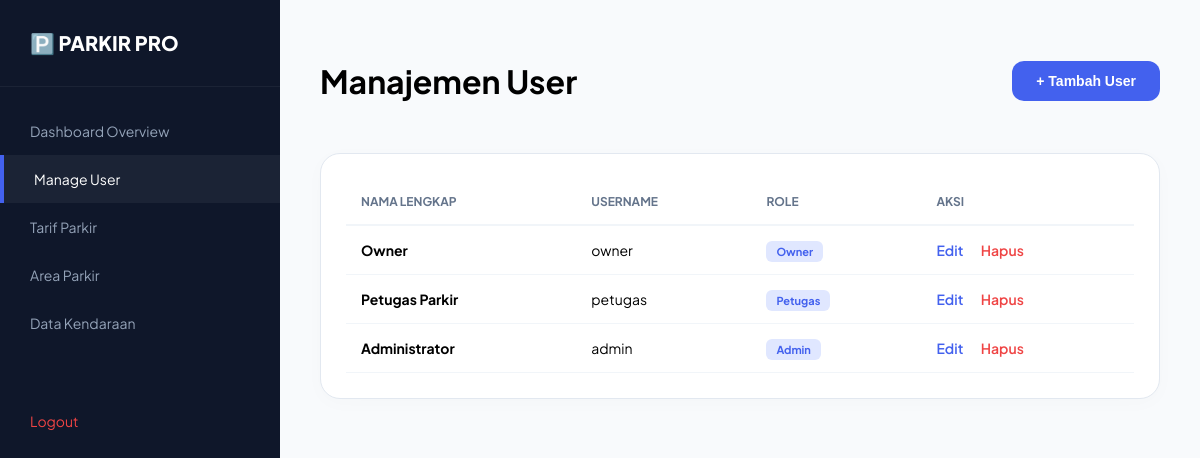
The page /Manage_user.php (signed in) on the database its author committed.
### tables this page shows
CREATE TABLE `tb_user` (
  `id_user` int(11) NOT NULL,
  `nama_lengkap` varchar(100) DEFAULT NULL,
  `username` varchar(50) NOT NULL,
  `password` varchar(255) NOT NULL,
  `role` varchar(50) NOT NULL,
  `status_aktif` tinyint(1) DEFAULT 1
);

### Manage_user.php (the view, shortened to what this page needs)
<?php
include 'koneksi.php';
$users = mysqli_query($conn, "SELECT * FROM tb_user ORDER BY id_user DESC");
?>
<!DOCTYPE html>
<html lang="id">
<head>
</head>
<body>
    <div class="sidebar">
        <div class="sidebar-brand">🅿️ PARKIR PRO</div>
        <div class="sidebar-menu">
            <a href="admin_dashboard.php">Dashboard Overview</a>
            <a href="manage_user.php" class="active">Manage User</a>
            <a href="manage_tarif.php">Tarif Parkir</a>
            <a href="manage_area.php">Area Parkir</a>
            <a href="manage_kendaraan.php">Data Kendaraan</a>
            <a href="logout.php" style="color: #ef4444; margin-top: 50px;">Logout</a>
        </div>
    </div>
    <div class="main">
        <div class="header">
            <h1>Manajemen User</h1>
            <button class="btn-add" onclick="openModal('modalAdd')">+ Tambah User</button>
        </div>
        <div class="card">
            <table>
                <thead>
                    <tr>
                        <th>NAMA LENGKAP</th>
                        <th>USERNAME</th>
                        <th>ROLE</th>
                        <th>AKSI</th>
                    </tr>
                </thead>
                <tbody>
                    <?php while($row = mysqli_fetch_assoc($users)): ?>
                    <tr>
                        <td><strong><?= $row['nama_lengkap'] ?></strong></td>
                        <td><?= $row['username'] ?></td>
                        <td><span class="role-badge"><?= $row['role'] ?></span></td>
                        <td>
                            <span class="btn-edit" onclick="openEditModal(<?= htmlspecialchars(json_encode($row)) ?>)">Edit</span>
                            <a href="?delete=<?= $row['id_user'] ?>" class="btn-del" onclick="return confirm('Hapus user ini?')">Hapus</a>
                        </td>
                    </tr>
                    <?php endwhile; ?>
                </tbody>
            </table>
        </div>
    </div>
</body>
</html>

### Manage_user.php (style rules this page uses)
:root { --primary: #4361ee; --dark: #0f172a; --bg: #f8fafc; --white: #ffffff; }
body { font-family: 'Plus Jakarta Sans', sans-serif; background: var(--bg); margin: 0; display: flex; }
.sidebar { width: 280px; height: 100vh; background: var(--dark); color: white; position: fixed; }
.sidebar-brand { padding: 30px; font-size: 20px; font-weight: 800; border-bottom: 1px solid rgba(255,255,255,0.05); }
.sidebar-menu { list-style: none; padding: 20px 0; margin: 0; }
.sidebar-menu a { padding: 15px 30px; display: block; color: #94a3b8; text-decoration: none; transition: 0.3s; font-size: 14px; }
.sidebar-menu a:hover, .sidebar-menu a.active { color: white; background: rgba(255,255,255,0.05); border-left: 4px solid var(--primary); }
.main { margin-left: 280px; width: 100%; padding: 40px; }
.header { display: flex; justify-content: space-between; align-items: center; margin-bottom: 30px; }
.btn-add { background: var(--primary); color: white; padding: 12px 24px; border-radius: 12px; text-decoration: none; font-weight: 600; font-size: 14px; cursor: pointer; border: none; }
.card { background: var(--white); border-radius: 20px; padding: 25px; box-shadow: 0 4px 20px rgba(0,0,0,0.02); border: 1px solid #e2e8f0; }
table { width: 100%; border-collapse: collapse; }
th { text-align: left; padding: 15px; color: #64748b; font-size: 12px; border-bottom: 2px solid #f1f5f9; text-transform: uppercase; }
td { padding: 15px; border-bottom: 1px solid #f1f5f9; font-size: 14px; }
.role-badge { padding: 4px 10px; border-radius: 6px; font-size: 11px; font-weight: 700; background: #e0e7ff; color: #4361ee; }
.btn-edit { color: var(--primary); font-weight: 600; text-decoration: none; margin-right: 15px; cursor: pointer; }
.btn-del { color: #ef4444; font-weight: 600; text-decoration: none; }

### rows shown on the page
tb_user: nama_lengkap "Owner", username "owner", role "Owner"
tb_user: nama_lengkap "Petugas Parkir", username "petugas", role "Petugas"
tb_user: nama_lengkap "Administrator", username "admin", role "Admin"
